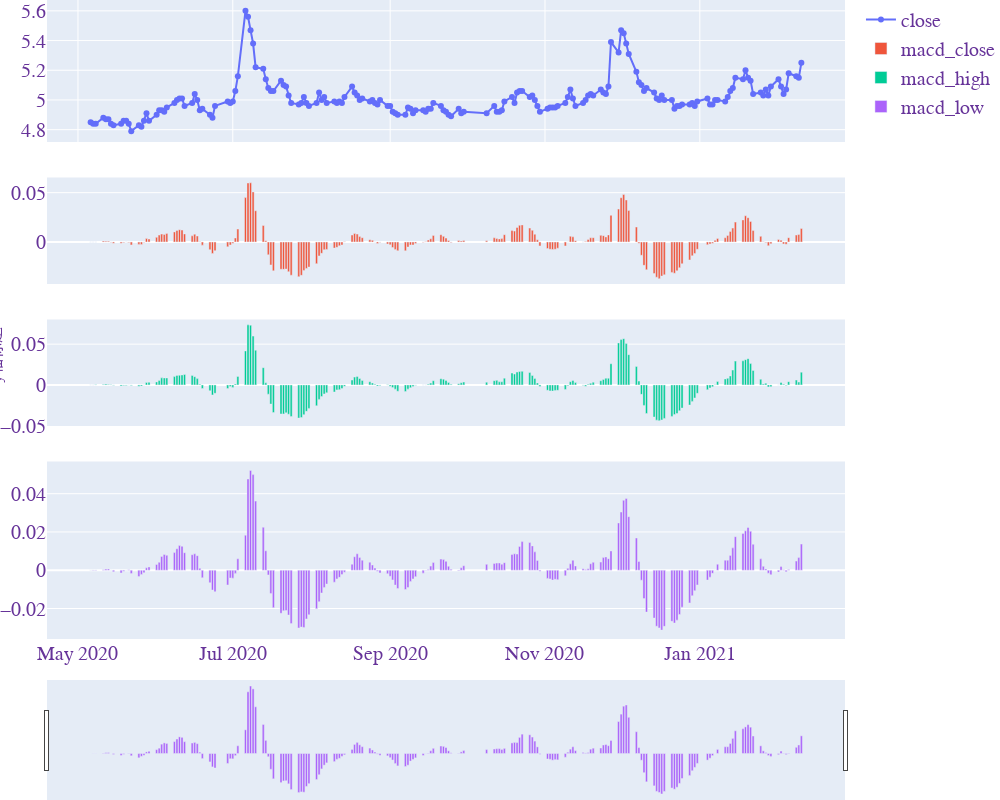

The code cell stored with this chart in its notebook:
### Code cell


### Figure 1 — Plotly figure (JSON) as saved in the notebook; plotly's stock layout.template omitted (floating-point values rounded to 4 significant figures; data arrays with more than 128 entries replaced by an {"elided": "..."} marker saying what was removed)
{"data": [{"mode": "markers+lines", "name": "close", "type": "scatter", "x": {"elided": "192 str values"}, "xaxis": "x", "y": {"elided": "192 float values"}, "yaxis": "y"}, {"name": "macd_close", "type": "bar", "x": {"elided": "192 str values"}, "xaxis": "x2", "y": {"elided": "192 float values"}, "yaxis": "y2"}, {"name": "macd_high", "type": "bar", "x": {"elided": "192 str values"}, "xaxis": "x3", "y": {"elided": "192 float values"}, "yaxis": "y3"}, {"name": "macd_low", "type": "bar", "x": {"elided": "192 str values"}, "xaxis": "x4", "y": {"elided": "192 float values"}, "yaxis": "y4"}], "layout": {"annotations": [{"font": {"size": 16}, "showarrow": false, "text": "y轴标题", "textangle": -90, "x": 0, "xanchor": "right", "xref": "paper", "xshift": -40, "y": 0.5, "yanchor": "middle", "yref": "paper"}], "coloraxis": {"colorbar": {"ticks": "outside", "x": 0.75, "xanchor": "left"}}, "font": {"color": "RebeccaPurple", "family": "Times New Roman", "size": 20}, "height": 800, "margin": {"b": 0, "l": 20, "r": 0, "t": 0}, "title": {"x": 0.5}, "width": 1000, "xaxis": {"anchor": "y", "domain": [0, 1], "matches": "x4", "rangeslider": {"visible": false}, "showticklabels": false}, "xaxis2": {"anchor": "y2", "domain": [0, 1], "matches": "x4", "rangeslider": {"visible": false}, "showticklabels": false}, "xaxis3": {"anchor": "y3", "domain": [0, 1], "matches": "x4", "showticklabels": false}, "xaxis4": {"anchor": "y4", "domain": [0, 1], "rangeslider": {"visible": true}}, "yaxis": {"anchor": "x", "domain": [0.8, 1]}, "yaxis2": {"anchor": "x2", "domain": [0.6, 0.75]}, "yaxis3": {"anchor": "x3", "domain": [0.4, 0.55]}, "yaxis4": {"anchor": "x4", "domain": [0.1, 0.35]}}}
